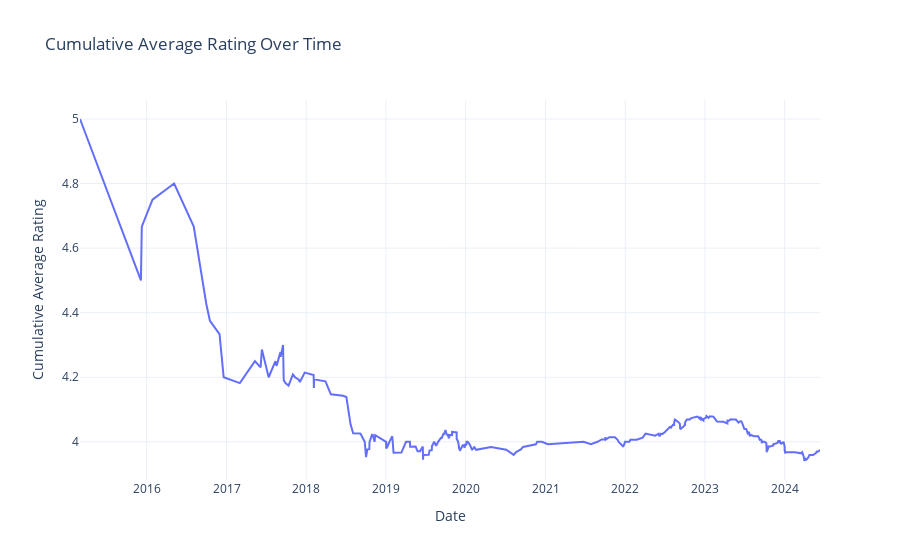

The notebook cell saved with this chart:
### Code cell
import plotly.express as px

fig = px.line(df, x='date', y='cumulative_avg', title='Cumulative Average Rating Over Time')

fig.update_layout(
    xaxis_title='Date',
    yaxis_title='Cumulative Average Rating',
    xaxis=dict(showgrid=True),
    yaxis=dict(showgrid=True),
    template='plotly_white'
)

fig.show()

### Figure 1 — Plotly figure (JSON) as saved in the notebook; plotly's stock layout.template omitted (floating-point values rounded to 4 significant figures; data arrays with more than 128 entries replaced by an {"elided": "..."} marker saying what was removed)
{"data": [{"hovertemplate": "date=%{x}<br>cumulative_avg=%{y}<extra></extra>", "legendgroup": "", "line": {"color": "#636efa", "dash": "solid"}, "marker": {"symbol": "circle"}, "mode": "lines", "name": "", "orientation": "v", "showlegend": false, "type": "scatter", "x": {"elided": "302 str values"}, "xaxis": "x", "y": {"elided": "302 float values"}, "yaxis": "y"}], "layout": {"legend": {"tracegroupgap": 0}, "title": {"text": "Cumulative Average Rating Over Time"}, "xaxis": {"anchor": "y", "domain": [0, 1], "showgrid": true, "title": {"text": "Date"}}, "yaxis": {"anchor": "x", "domain": [0, 1], "showgrid": true, "title": {"text": "Cumulative Average Rating"}}}}
